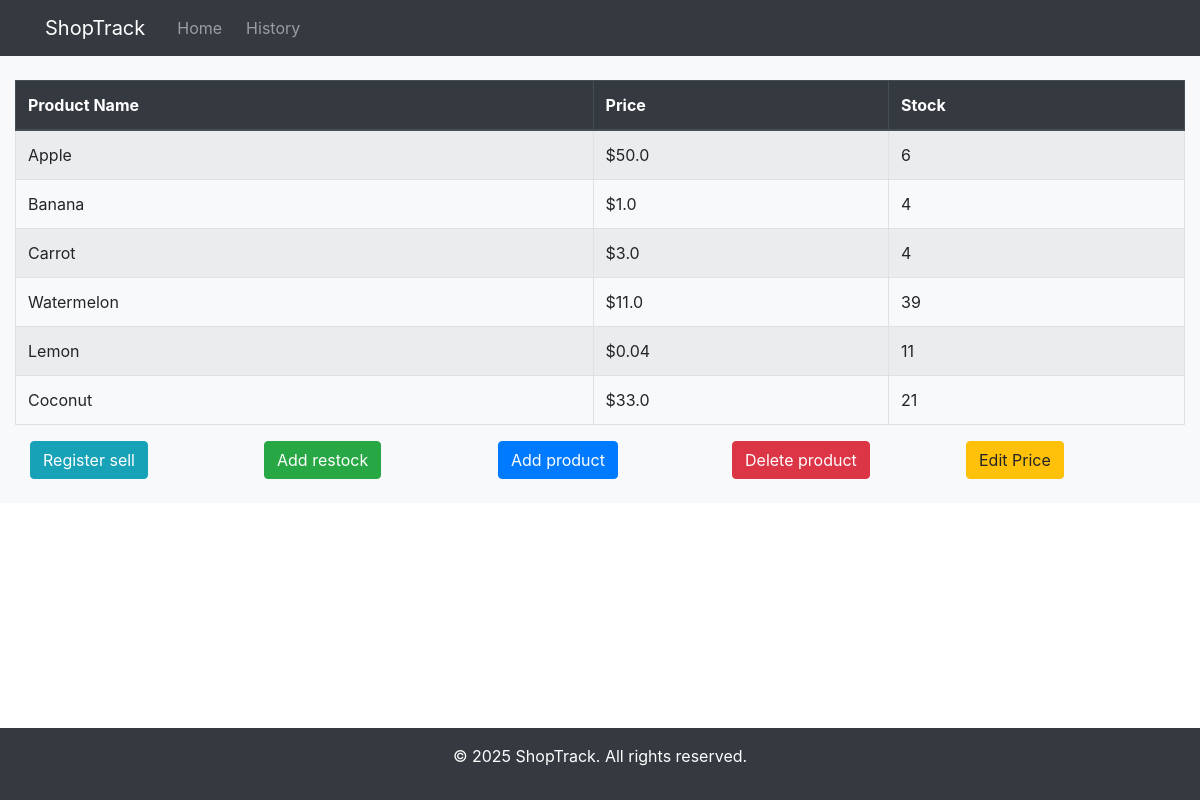
/products, run on an earlier commit of the app's database.
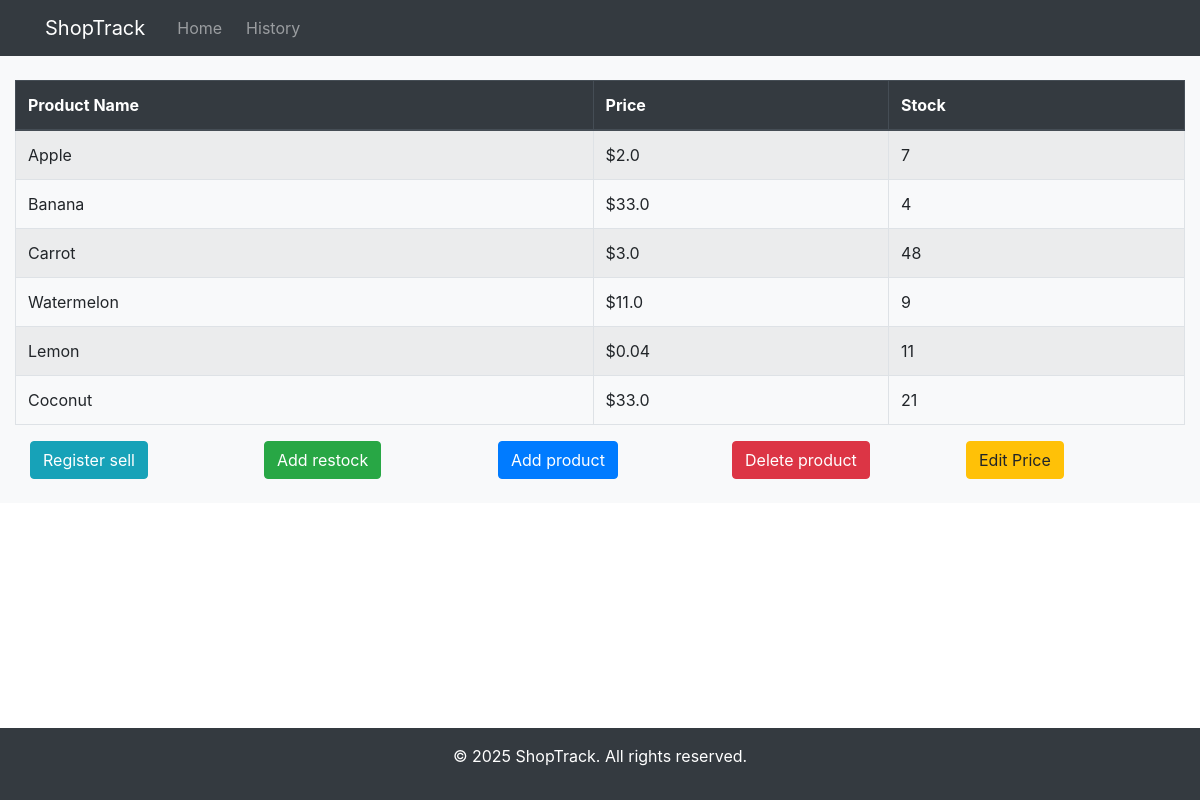
And on a later commit of the database.
### tables this page shows
CREATE TABLE products (
    id INTEGER PRIMARY KEY AUTOINCREMENT,
    name TEXT NOT NULL,
    description TEXT,
    price REAL NOT NULL,
    stock INTEGER NOT NULL
);

### app.py (the view)
@app.route('/products', methods=['GET'])
def products():
    db = get_db()
    products = db.execute('SELECT * FROM products').fetchall()
    return render_template('products.html', products=products)

### app.py (called while the page is built)
def get_db():
    if 'db' not in g:
        g.db = sqlite3.connect(DATABASE)
        g.db.row_factory = sqlite3.Row
    return g.db

### templates/products.html (shortened to what this page needs)
{% extends "base.html" %}
{% block content %}
    <div class="container-fluid bg-light py-4">
        <table class="table table-striped table-bordered">
            <thead class="thead-dark">
                <tr>
                    <th>Product Name</th>
                    <th>Price</th>
                    <th>Stock</th>
                </tr>
            </thead>
            <tbody>
                {% for product in products %}
                    <tr>
                        <td>{{ product.name }}</td>
                        <td>${{ product.price }}</td>
                        <td>{{ product.stock }}</td>
                    </tr>
                {% endfor %}
            </tbody>
        </table>
        <div class="container-fluid">
            <div class="row">
                <div class="col">
                    <form method="get" action="/sell">
                        <button type="submit" class="btn btn-info">Register sell</button>
                    </form>
                </div>
                <div class="col">
                    <form method="get" action="/restock">
                        <button type="submit" class="btn btn-success">Add restock</button>
                    </form>
                </div>
                <div class="col">
                    <form method="get" action="/add_product">
                        <button type="submit" class="btn btn-primary">Add product</button>
                    </form>
                </div>
                <div class="col">
                    <form method="get" action="/delete_product">
                        <button type="submit" class="btn btn-danger">Delete product</button>
                    </form>
                </div>
                <div class="col">
                    <form method="get" action="/edit_price">
                        <button type="submit" class="btn btn-warning">Edit Price</button>
                    </form>
                </div>
            </div>
        </div>
    </div>
{% endblock %}

What changed in the data, as far as the page shows it:
changed products "Apple": price "50.0" → "2.0"; stock "6" → "7"
changed products "Banana": price "1.0" → "33.0"
changed products "Carrot": stock "4" → "48"
changed products "Watermelon": stock "39" → "9"
